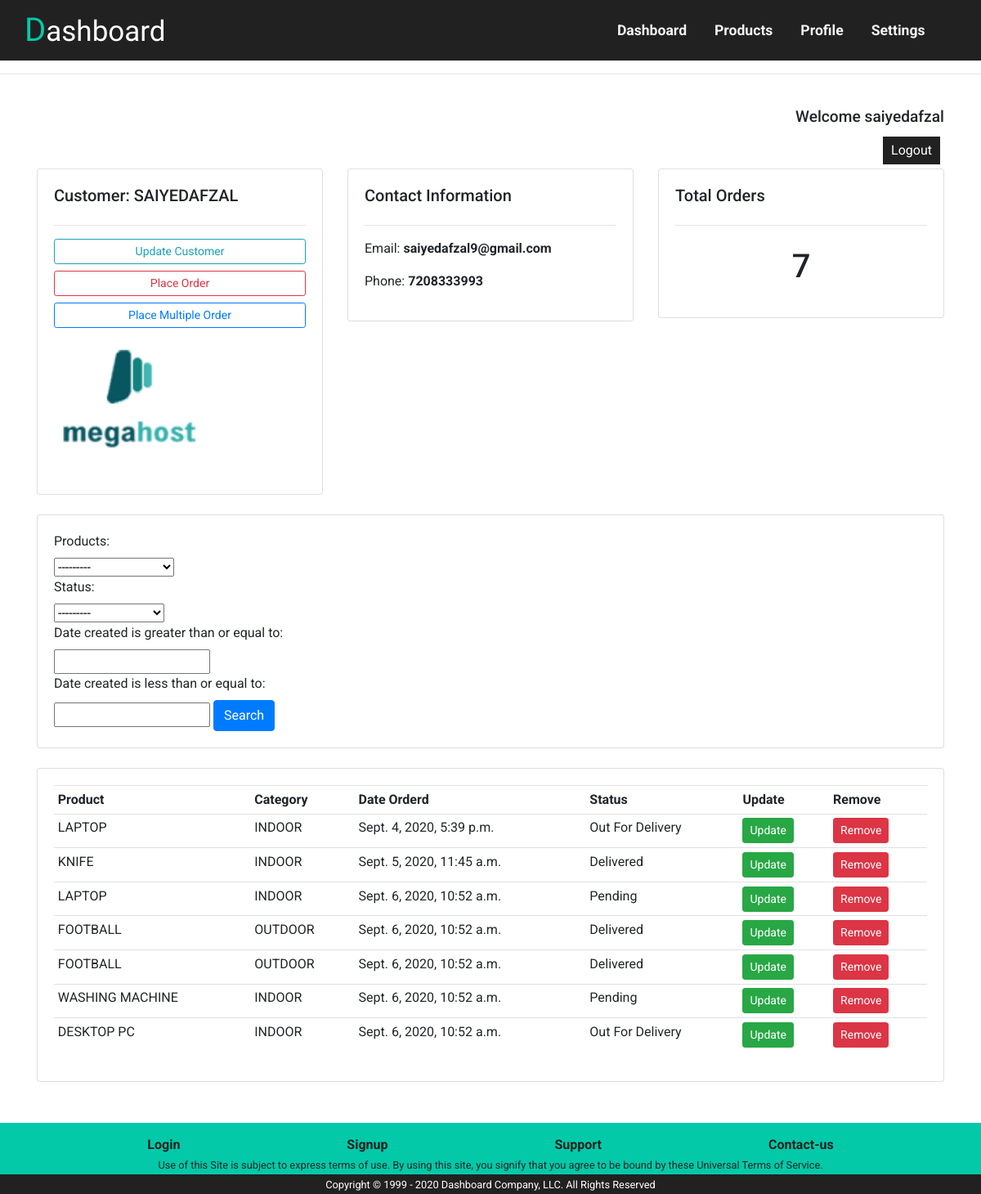
The app's page /customers/1 (signed in) with its own data.
### accounts/models.py (models this page shows, shortened)
class Customers(models.Model):
    user = models.OneToOneField(User, null=True, on_delete=models.CASCADE)
    name = models.CharField(max_length=200, null=True)
    phone = models.CharField(max_length=200, null=True)
    email = models.CharField(max_length=200, null=True)
    profile_pic = models.ImageField(null=True, blank=True, default='default_profile.png')  # Directly useing image name because static media files is setup up to this location
    date_created  = models.DateTimeField(auto_now_add=True)

class Order(models.Model):
    STATUS_CHOISE = (
                    ('Pending', 'Pending'),
                      ('Out For Delivery', 'Out For Delivery'),
                      ('Delivered', 'Delivered')
                    )
    customer = models.ForeignKey(Customers, null=True, on_delete=models.SET_NULL)
    products = models.ForeignKey(Products, null=True, on_delete=models.SET_NULL)
    date_created = models.DateTimeField(auto_now_add=True, null=True)
    status = models.CharField(max_length=200, choices=STATUS_CHOISE)

class Products(models.Model):
    CATAGORY_CHOISE = (('outdoor', 'outdoor'),('indoor', 'indoor'))
    name = models.CharField(max_length=200, null=True)
    price = models.FloatField()
    category = models.CharField(max_length=200, choices=CATAGORY_CHOISE)
    description = models.CharField(max_length=300, null=True, blank=True)
    date_created = models.DateTimeField(auto_now_add=True, null=True)
    tag = models.ManyToManyField(Tag)
    def __str__(self):
        return self.name

### accounts/views.py (the view)
# urls.py: path('customers/<str:id>', views.get_customers, name='afzal'),
@login_required(login_url='login')
def get_customers(request, id):
    customer = Customers.objects.get(id=id)
    order_filter = OrderFilter(request.GET, queryset=customer.order_set.all()) # This Will Filter All order From Queryset based on request.GET
    content = {"customers_detail": customer, 'filterform': order_filter}       # which will be whatever filter we applied during search
    return render(request, "accounts/customers/customers.html", content)

### accounts/templates/accounts/customers/customers.html (shortened to what this page needs)
{% extends 'accounts/main.html' %}
{% load static %}
    {% block cssfile %}
    <link rel="stylesheet" type="text/css" href="{% static '/css/customers.css' %}">
    {% endblock %}
{% block content %}
<br>
<div class="login-mssg">
	<h3>Welcome {{request.user}}</h3>
	<a class="logout-button" href="{% url 'logout' %}">Logout</a>
</div>
<div class="row">
	<div class="col-md">
		<div class="card card-body">
			<h5>Customer:&nbsp;{{customers_detail.name.upper}}</h5>
			<hr>
			<a class="btn btn-outline-info  btn-sm btn-block" href="{% url 'update_customer' customers_detail.id %}">Update Customer</a>
			<a class="btn btn-outline-danger  btn-sm btn-block" href="{% url 'create_order_customer' customers_detail.id %}">Place Order</a>
			<a class="btn btn-outline-primary  btn-sm btn-block" href="{% url 'multiple_order' customers_detail.id %}">Place Multiple Order</a>
			<img src="{{request.user.customers.profile_pic.url}}" height="183px" width="183px">
		</div>
	</div>
	<div class="col-md">
		<div class="card card-body">
			<h5>Contact Information</h5>
			<hr>
			<p>Email: <strong>{{customers_detail.email}}</strong></p>
			<p>Phone: <strong>{{customers_detail.phone}}</strong></p>
		</div>
	</div>
	<div class="col-md">
		<div class="card card-body">
			<h5>Total Orders</h5>
			<hr>
			<h1 style="text-align: center;padding: 10px">{{customers_detail.order_set.all.count}}</h1>
		</div>
	</div>
</div>
<br>
<div class="row">
	<div class="col">
		<div class="card card-body">
			<form method="get">
				{{filterform.form}}
		    <button class="btn btn-primary" type="submit">Search</button>
		  </form>
		</div>
	</div>
</div>
<br>
<div class="row">
	<div class="col-md">
		<div class="card card-body">
			<table class="table table-sm">
				<tr>
					<th>Product</th>
					<th>Category</th>
					<th>Date Orderd</th>
					<th>Status</th>
					<th>Update</th>
					<th>Remove</th>
				</tr>
				{% for i in filterform.qs %}
				<tr>
					<td>{{i.products.name.upper}}</td>
					<td>{{i.products.category.upper}}</td>
					<td>{{i.date_created}}</td>
					<td>{{i.status}}</td>
					<td><a href="" class="btn btn-sm btn-success">Update</a></td>
					<td><a href="" class="btn btn-sm btn-danger">Remove</a></td>
				</tr>
				{% endfor %}
			</table>
		</div>
	</div>
</div>
{% endblock %}

### accounts/templates/accounts/main.html (shortened to what this page needs)
{% load static %}
<!DOCTYPE html>
<html lang="en">
<head>
    <link rel="stylesheet" href="https://stackpath.bootstrapcdn.com/bootstrap/4.5.2/css/bootstrap.min.css">
    <link rel="stylesheet" type="text/css" href="{% static '/css/shared.css' %}">
    {% block cssfile %} {% endblock %}
</head>
<body>
    {% include 'accounts/nav.html' %}
<hr>
<main class="container" id="wrapper">
    {% block content %}
    {% endblock %}
</main>
<footer class="footer-main">
{% include 'accounts/footer.html' %}
</footer>
</body>
</html>

### accounts/templates/accounts/nav.html (shortened to what this page needs)
<header class="main-header">
    <a href="{% url 'home' %}" class="main-title"><h1 class="main-logo">Dashboard</h1></a>
    {% if request.user.is_authenticated %}
    <nav class="main-nav">
        <ul class="main-nav-items">
            <li class="main-nav-item"><a href="{% url 'home' %}" class="nav-item">Dashboard</a></li>
            <li class="main-nav-item"><a href="{% url 'products' %}" class="nav-item">Products</a></li>
            <li class="main-nav-item"><a href="{% url 'afzal' request.user.customers.id %}" class="nav-item" aria-disabled="">Profile</a></li>
            <li class="main-nav-item"><a href="{% url 'account_settings' %}" class="nav-item">Settings</a></li>
        </ul>
    </nav>
    {% endif %}
</header>

### accounts/templates/accounts/footer.html
<div class="footer-links-container">
<h6 class="footer-links"><a href="{% url 'login' %}">Login</a></h6>
<h6 class="footer-links"><a href="{% url 'signup' %}">Signup</a></h6>
<h6 class="footer-links"><a href="">Support</a></h6>
<h6 class="footer-links"><a href="">Contact-us</a></h6>
</div>
<small>Use of this Site is subject to express terms of use. By using this site, you signify that you agree to be bound by these Universal Terms of Service.</small>
<div class="footer-end"><small>Copyright © 1999 - 2020 Dashboard Company, LLC. All Rights Reserved</small></div>

### statics/css/shared.css (style rules this page uses)
* { box-sizing: border-box; }
body { font-family: 'Roboto', sans-serif; margin: 0; }
.main-header { width: 100vw; height: auto; background: #212121; padding: 5px 30px; }
.main-title { text-decoration: none; cursor: pointer; }
.main-logo { font-family: 'Righteous', cursive; display: inline-block; font-size: 35px; margin: 0.5rem 0px; color: white; vertical-align: middle; }
.main-logo::first-letter { color: #03c9a8; font-size: 40px; }
.main-nav { display: inline-block; position: fixed; top: 0px; left: 0px; width: 0vw; height: 100vh; background: #03c9a8; text-align: center; z-index: 101; box-shadow: 0px 0px 2px 2px rgba(0, 0, 0, 0.300); transition: 0.5s; }
.main-nav-items { margin: 0; position: relative; list-style: none; padding-left: 0px; height: auto; margin-top: 40px; overflow: hidden; }
.main-nav-item { display: block; position: relative; height: auto; margin: 15px 0px; }
.nav-item { display: inline-block; text-decoration: none; font-size: 1.1rem; color: black; padding: 10px 0px; font-weight: bold; }
.footer-main { width: 100vw; background: #03c9a8; text-align: center; padding-top: 15px; margin-top: 50px; }
.footer-links-container { width: 100%; }
.footer-end { background: #212121; text-align: center; }
.footer-end small { color: white; }
.footer-links { display: block; margin: 20px; }
.footer-links a { text-decoration: none; color: #212121; font-weight: bold; cursor: crosshair; }
.login-mssg { text-align: right; }
.login-mssg h3 { font-size: 1.2rem; }
.logout-button { text-decoration: none; display: inline-block; padding: 5px 10px; background: #212121; color: white; margin: 5px; }
@media (min-width: 400px) { .footer-links { display: inline-block; margin: 0px 20px; } }
@media (min-width: 556px) { .footer-links { margin: 0px 40px; } }
@media (min-width: 718px) { .footer-links { margin: 0px 60px; margin-bottom: 10px; } }
@media (min-width: 1035px) { .footer-links { margin: 0px 100px; } }
@media (min-width: 750px) { .main-nav { position: static; width: calc(100% - 200px) !important; vertical-align: middle; height: auto; text-align: right; background: none; transition: 0.0s; box-shadow: none; } }
@media (min-width: 750px) { .main-nav-items { margin: 0; list-style: none; padding-left: 0px; height: auto; } }
@media (min-width: 750px) { .main-nav-item { display: inline-block; height: auto; margin: 0px 15px; } }
@media (min-width: 750px) { .nav-item { display: inline-block; text-decoration: none; font-size: 1.1rem; color: #f2f2f2; padding: 10px 0px; font-weight: bold; } }

### statics/css/customers.css (style rules this page uses)
.card-body form label { display: block; }

### records on screen
Customers: name "SAIYEDAFZAL", email "saiyedafzal9@gmail.com", phone "7208333993", order_set.all.count "7"
Order: products.name "LAPTOP", products.category "INDOOR", date_created "Sept. 4, 2020, 5:39 p.m.", status "Out For Delivery"
Order: products.name "KNIFE", products.category "INDOOR", date_created "Sept. 5, 2020, 11:45 a.m.", status "Delivered"
Order: products.name "LAPTOP", products.category "INDOOR", date_created "Sept. 6, 2020, 10:52 a.m.", status "Pending"
Order: products.name "FOOTBALL", products.category "OUTDOOR", date_created "Sept. 6, 2020, 10:52 a.m.", status "Delivered"
Order: products.name "FOOTBALL", products.category "OUTDOOR", date_created "Sept. 6, 2020, 10:52 a.m.", status "Delivered"
Order: products.name "WASHING MACHINE", products.category "INDOOR", date_created "Sept. 6, 2020, 10:52 a.m.", status "Pending"
Order: products.name "DESKTOP PC", products.category "INDOOR", date_created "Sept. 6, 2020, 10:52 a.m.", status "Out For Delivery"

### other values on screen
{{ request.user }} "saiyedafzal"
